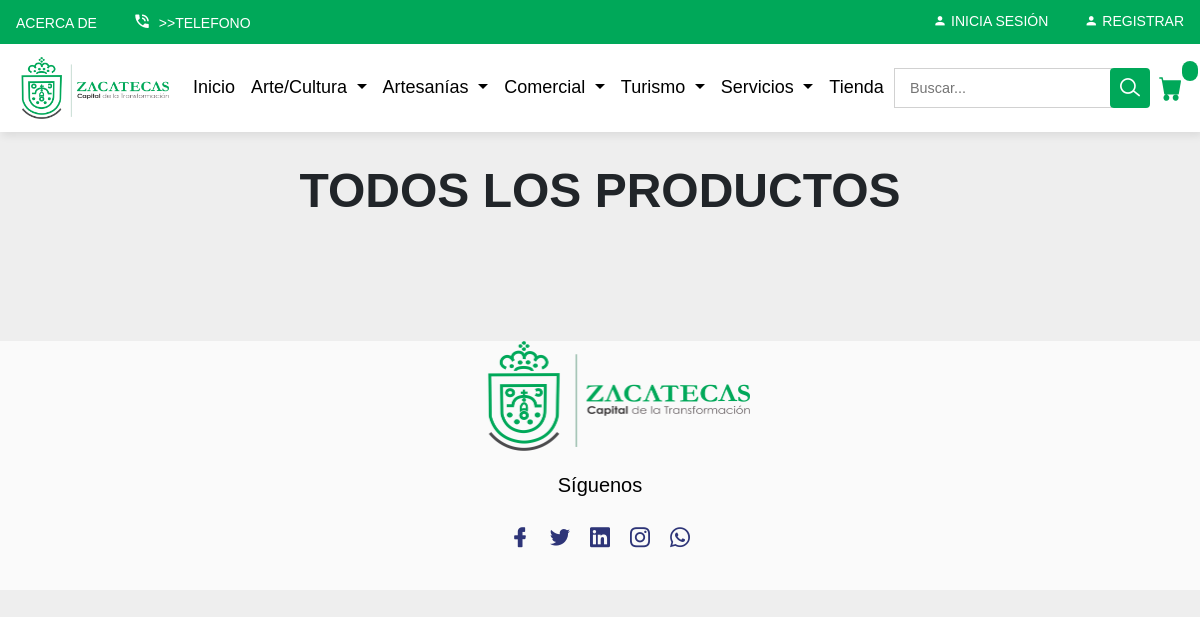
Before: /lista/ with the older database file.
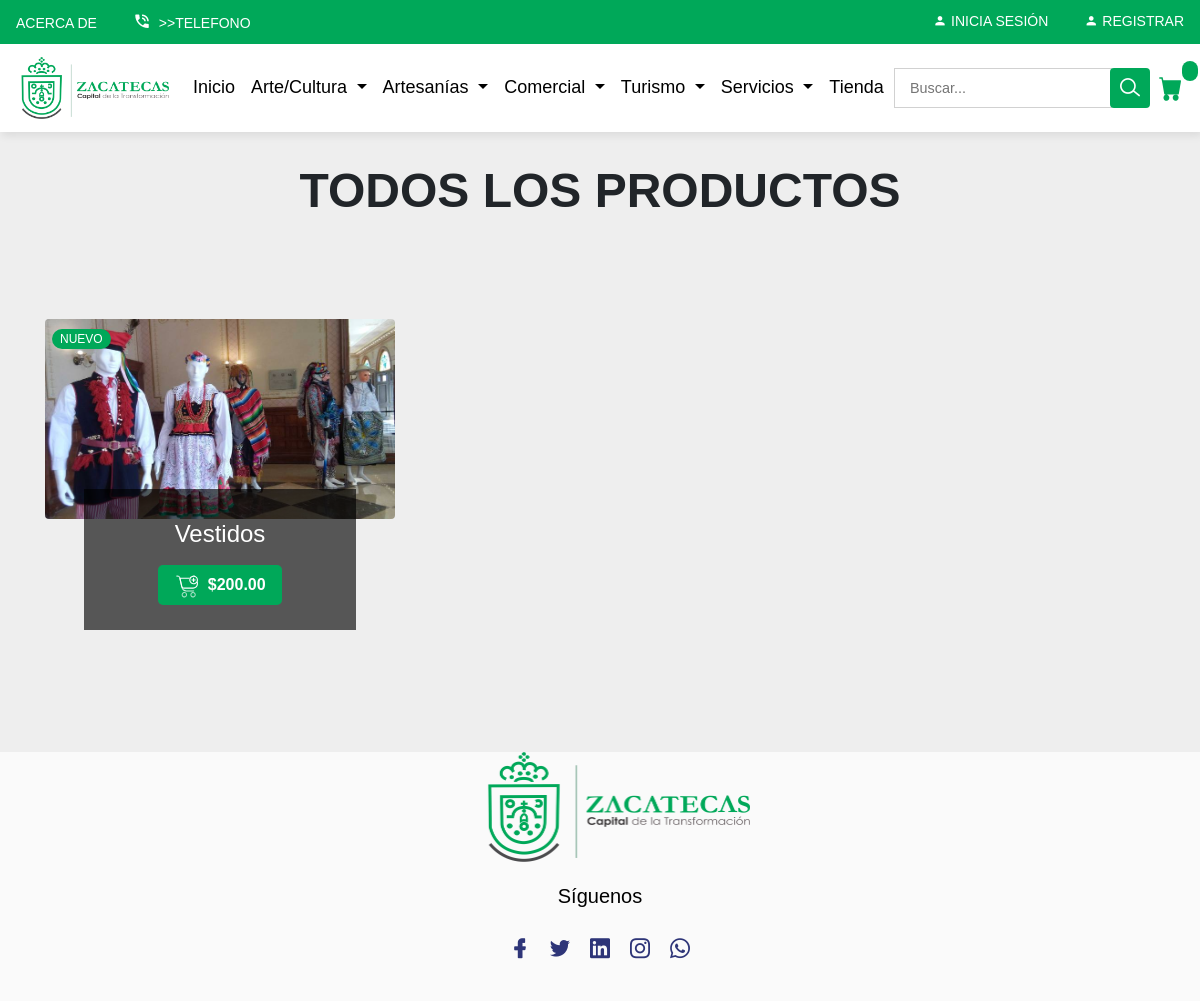
After: the same page with the newer database file.
### principal/models.py (models this page shows, shortened)
class Producto(models.Model):
    vendedor = models.ForeignKey(
        User,
        verbose_name='Vendedor',
        on_delete=models.CASCADE, blank=False, null=False)
    nombre = models.CharField(max_length=30, blank=False, null=False)
    imagen = models.ImageField(
        "Imagen",
        upload_to='principal',
        blank=True,
        null=True)
    precio = models.DecimalField(max_digits=10, decimal_places=2)
    stock = models.PositiveIntegerField(default=0)
    categoria = models.ForeignKey(
        'principal.Categoria', verbose_name='Categoria',  on_delete=models.CASCADE)
    descripcion = models.CharField(
        "Descripción",
        max_length=250,
        null=True,
        blank=True)
    slug = models.SlugField()

### principal/views.py (the view)
# urls.py: path('lista/', views.lista, name='lista'),
def lista(request):
    productos = Producto.objects.all()
    servicios = Servicio.objects.all()
    return render(request, 'principal/lista.html',
                  {'productos': productos, 'servicios': servicios})

### principal/templates/principal/lista.html (shortened to what this page needs)
{% extends 'base.html' %}
{% load static %}
{% block body %}
	<section class="product-wrapper pt-30 pb-30">
		<div class="container">
			<divd class="row">
				<div class="page-title">
					<h1 class="fw-bold text-center text-uppercase text-dark mb-0" data-aos="fade-in">Todos los productos </h1>
				  </div>
				{% for p in productos %}
					<div class="col-lg-4 col-sm-6">
						<div class="product-style-1 mt-100">
							<div class="product-image">
								<span class="icon-text text-style-1">Nuevo</span>
								<div class="product-active">
									<div class="product-item active">
										<img src="{% if p.imagen %}/media/{{MEDIA_URL}}{{p.imagen}}{% else %}{% static 'images/product_placeholder.png' %}{% endif %}" class="rounded mx-auto" alt="{{p.nombre}}">
									</div>
								</div>
							</div>
							<div class="product-content text-center">
								<h4 class="title"><a href="{% url 'principal:ver_producto' p.id %}">{{p.nombre}}</a></h4>
								<form action="{% url 'ordenes:agregar' p.slug%}" method="post">
									<button data-product="{{productos.id}}" data-action="add" type="submit" class="main-btn secondary-1-btn update-cart">
										<img src="{% static 'images/icon-svg/cart-7.svg' %}" alt="">
										${{p.precio}}
									</button>
								</form>
							</div>
						</div>
					</div>
				{% endfor %}
			</div>
	</section>
	<section class="product-wrapper pt-100 pb-70">
	</section>
{% endblock body %}

### principal/templates/base.html (shortened to what this page needs)
{% load static %}
{% load auth_extras %}
<!doctype html>
<html class="no-js" lang="en">
<head>
    <link rel="stylesheet" href="{% static 'css/slick.css' %}">
    <link rel="stylesheet" href="{% static 'css/LineIcons.css' %}">
    <link rel="stylesheet" href="{% static 'css/materialdesignicons.min.css' %}">
    <link rel="stylesheet" href="{% static 'css/jquery-ui.min.css' %}">
    <link rel="stylesheet" href="{% static 'css/nice-select.css' %}">
    <link rel="stylesheet" href="https://cdn.jsdelivr.net/npm/bootstrap-icons@1.8.1/font/bootstrap-icons.css">
    <link rel="stylesheet" href="{% static 'css/bootstrap.min.css' %}">
    <link href="https://cdn.jsdelivr.net/npm/bootstrap@5.0.2/dist/css/bootstrap.min.css" rel="stylesheet">
    <link rel="stylesheet" href="{% static 'css/default.css' %}">
    <link rel="stylesheet" href="{% static 'css/style.css' %}">
</head>
<body>
    <div class="navigation">
        <header class="navbar-style-7 position-relative">
            <div class="navbar-container navbar-sidebar-7">
                <div class="navbar-top-wrapper">
                    <div>
                        <div class="navbar-top d-lg-flex justify-content-between">
                            <div class="navbar-top-left">
                                <ul class="navbar-top-link">
                                    <li><a>Acerca de</a></li>
                                    <li>
                                        <a href="tel:">
                                            <i class="mdi mdi-phone-in-talk"></i>
                                            >>Telefono
                                        </a>
                                    </li>
                                </ul>
                            </div>
                            <div class="navbar-top-right">
                                <ul class="navbar-top-link">
                                    <li>
                                        {% if user.username %}
                                        <a href="{% url 'usuarios:logout'%}"><i class="mdi mdi-account"></i>Salir</a>
                                        {% else %}
                                        <a href="{% url 'usuarios:login'%}"><i class="mdi mdi-account"></i>Inicia
                                            Sesi&oacute;n</a>
                                            <a href="{% url 'usuarios:signup'%}"><i class="mdi mdi-account"></i>Registrar</a>
                                        {% endif %}
                                    </li>
                                </ul>
                            </div>
                        </div>
                    </div>
                </div>
                <nav class="navbar navbar-expand-lg navbar-custom" style="padding-right: 10px;" >
                    <a class="navbar-brand" href="{% url 'principal:principal'%}">
                        <img src="{% static 'images/imagenes-tuneadas/ZacatecasLogo.png' %}" alt="Logo"  width="200px">
                    </a>
                    <div class="collapse navbar-collapse" id="navbarSupportedContent">
                      <ul class="navbar-nav mr-auto">
                        <li class="nav-item active">
                            <a class="nav-link" href="{% url 'principal:principal'%}" style="color: black; font-size: large;" >Inicio <span class="sr-only">(current)</span></a>
                          </li>
                        <li class="nav-item dropdown">
                          <a class="nav-link dropdown-toggle" href="#" id="navbarDropdown" role="button" data-toggle="dropdown" aria-haspopup="true" aria-expanded="false" style="color: black; font-size: large;">
                            Arte/Cultura
                          </a>
                        </li>
                        <li class="nav-item dropdown letras">
                            <a class="nav-link dropdown-toggle" href="#" id="navbarDropdown" role="button" data-toggle="dropdown" aria-haspopup="true" aria-expanded="false" style="color: black; font-size: large;">
                                Artesanías
                              </a>
                          </li>
                          <li class="nav-item dropdown">
                            <a class="nav-link dropdown-toggle" href="#" id="navbarDropdown" role="button" data-toggle="dropdown" aria-haspopup="true" aria-expanded="false" style="color: black; font-size: large;">
                                Comercial
                            </a>
                          </li>
                          <li class="nav-item dropdown ">
                            <a class="nav-link dropdown-toggle" href="#" id="navbarDropdown" role="button" data-toggle="dropdown" aria-haspopup="true" aria-expanded="false" style="color: black; font-size: large;">
                              Turismo
                            </a>
                          </li>
                          <li class="nav-item dropdown">
                            <a class="nav-link dropdown-toggle" href="#" id="navbarDropdown" role="button" data-toggle="dropdown" aria-haspopup="true" aria-expanded="false" style="color: black; font-size: large;">
                              Servicios
                            </a>
                          </li>
                          <li class="nav-item">
                            <a class="nav-link" href="{% url 'principal:lista'%}" style="color: black; font-size: large;">Tienda</a>
                          </li>
                        </ul>
                      <div class="navbar-search search-style-5">
                        <div class="search-input">
                            <input type="text" placeholder="Buscar...">
                        </div>
                        <div class="search-btn">
                            <button ><i class="lni lni-search-alt" ></i></button>
                        </div>
                      </div>
                        <a class="icon-btn primary-icon-text icon-text-btn"
                            href="{% url 'ordenes:lista_carrito'%}">
                            <img src="{% static 'images/icon-svg/cart-fill.svg' %}" alt="Icon">
                            <span class="icon-text text-style-1">{{request.session.cantidad}}</span>
                        </a>
                    </div>
                  </nav>
            </div>
        </header>
    </div>
    {% block body %}
    {% endblock body %}
    <br>
    <section class="footer-style-3 ">
        <div class="container">
            <div class="footer-top">
                <div class="row justify-content-center">
                    <div class="col-lg-5 col-md-7 col-sm-10">
                        <div class="footer-logo text-center">
                            <a href="{% url 'principal:principal' %}">
                                <img src="{% static 'images/imagenes-tuneadas/ZacatecasLogo.png' %}" alt="Logo" width="300px">
                            </a>
                        </div>
                        <h5 class="heading-5 text-center mt-20">S&iacute;guenos</h5>
                        <ul class="footer-follow text-center">
                            <li><a href="javascript:void(0)"><i class="lni lni-facebook-filled"></i></a></li>
                            <li><a href="javascript:void(0)"><i class="lni lni-twitter-filled"></i></a></li>
                            <li><a href="javascript:void(0)"><i class="lni lni-linkedin-original"></i></a></li>
                            <li><a href="javascript:void(0)"><i class="lni lni-instagram-original"></i></a></li>
                            <li><a href="javascript:void(0)"><i class="lni lni-whatsapp"></i></a></li>
                        </ul>
                        <div class="footer-copyright text-center">
                      </div>
                    </div>
                </div>
            </div>
    </section>
</body>
</html>

### static/css/default.css (style rules this page uses)
.mt-20 { margin-top: 20px; }
.mt-100 { margin-top: 100px; }
.pt-30 { padding-top: 30px; }
.pt-100 { padding-top: 20; }
.pb-30 { padding-bottom: 30px; }
.pb-70 { padding-bottom: 70px; }

Changed rows visible on the page:
added Producto: imagen (picture), nombre "Vestidos", precio "200.00"
